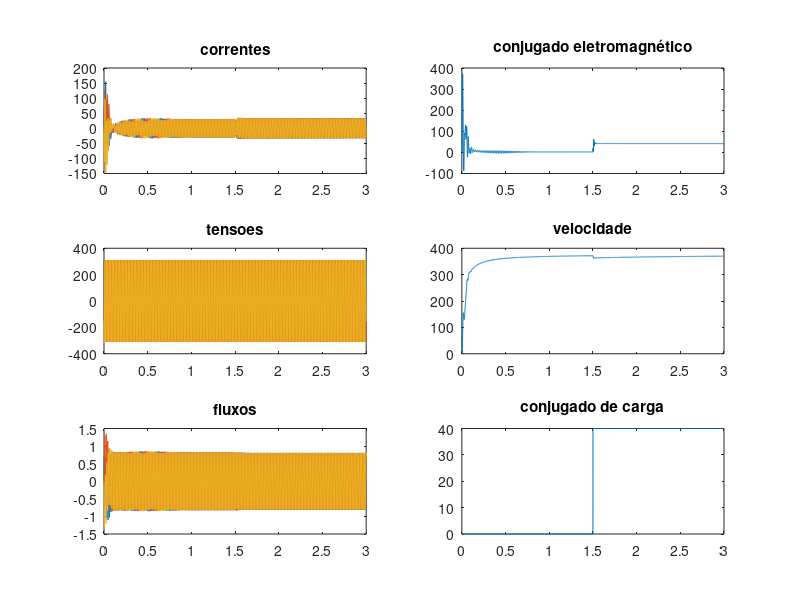

Here is the MATLAB script that generated this plot:
close all
clear all
clc

%% Funções úteis
% Representação de ângulos no intervalo [0, 2*pi):
angSat = @(ang) ang - floor(ang/(2*pi))*2*pi;

% Matriz de transformação P:
P = @(deltag) sqrt(2/3)*[
    (1/sqrt(2))*ones(3, 1),...
    [ cos(deltag);  cos(deltag-(2*pi/3));  cos(deltag+(2*pi/3))],...
    [-sin(deltag); -sin(deltag-(2*pi/3)); -sin(deltag+(2*pi/3))];
];

%% Constantes
%parametros da maquina 0
rs=0.39;
rr=1.41;  %1.41
ls=0.094;
lr=0.094;
msr=0.091;
lso=0.1*ls;
lro=0.1*lr;

Lssodq = [[lso, 0, 0];[0, ls, 0];[0, 0, ls]];
Lrrodq = [[lro, 0, 0];[0, lr, 0];[0, 0, lr]];
Lsrodq = [[0  , 0, 0];[0, msr,0];[0, 0,msr]];

% Matrizes coeficientes da solução para as correntes:
as = inv(eye(3)-((Lssodq\Lsrodq)/Lrrodq)*Lsrodq)/Lssodq;
bs = Lsrodq/Lrrodq;
ar = inv(eye(3)-((Lrrodq\Lsrodq)/Lssodq)*Lsrodq)/Lrrodq;
br = Lsrodq/Lssodq;

jm = 0.04;
kf = 0.01;
cte_tempo_mec=jm/kf;
p = 2;   %numero de pares de polos

%% Condicoes iniciais

cm=0;		%conjugado mecanico
wm=0;		%velocidade da maquina

ce = 0; ws= 2*pi*60; 
Vsm = 220*sqrt(2);  
Vs = Vsm; % Tensão de pico de uma fase do estator
Vf = 50; % Tensão do rotor (maq. ind. Vf = 0; mac. sinc. Vf = 50)
thetae = 0; thetar = 0; 

isodq = zeros(3, 1); fsodq = zeros(3, 1);
irodq = zeros(3, 1); frodq = zeros(3, 1);

%% Parametros da simulacao

h = 1.e-4;  % 1.e-4; 2.e-4; 5.e-4;
% h = input('entre com o periodo de discretizacao h  ')

tmax = 3;
% tmax = input('entre com o tempo de simulacao (tmax)  ')

t = 0:h:tmax;

% Número de amostras para exposição dos resultados:
N = 5000;
% N = input('entre com o número de amostras para os gráficos (N)  ')
hp = tmax / N; tp = 0; % <- tempo de amostragem de saída
jp = 1;

%% Simulação

% Vetores de saída:
tempo = zeros(N, 1);
corrente1=zeros(N, 1); corrente2=zeros(N, 1); corrente3=zeros(N, 1);
tensao1 = zeros(N, 1); tensao2 = zeros(N, 1); tensao3 = zeros(N, 1);
fluxo1  = zeros(N, 1); fluxo2  = zeros(N, 1); fluxo3  = zeros(N, 1);
conjugado=zeros(N, 1); velocidade=zeros(N,1); conjcarga=zeros(N, 1);

for j = 1:length(t)
	
	thetae = angSat(t(j)*ws);
    thetar = angSat(t(j)*wm);
	
    % Tensões estator:
    vs123 = [
        Vs*cos(thetae);
        Vs*cos(thetae-(2*pi/3));
        Vs*cos(thetae+(2*pi/3))
    ];
%     if(t(j) > tmax/2) % Abertura da fase 1 em t = tmax/2
%         vs123(1) = Vs*cos(thetae) - 100*is123(1);
%     end
    vsodq = (P(0)')*vs123;
    
    % Tensões rotor:
    vr123 = [Vf; -Vf/2; -Vf/2];
    vrodq = (P(-thetar)')*vr123;
	
    % Diferenciais:
    diff_fsodq = vsodq - rs*isodq;
    diff_frodq = vrodq - rr*irodq + wm*[[0,0,0];[0,0,-1];[0,1,0]]*frodq;

    % Fluxos:
    fsodq = fsodq + diff_fsodq*h;
    frodq = frodq + diff_frodq*h;

    % Correntes:
	isodq = as*(fsodq-bs*frodq); isd = isodq(2); isq = isodq(3);
    irodq = ar*(frodq-br*fsodq); ird = irodq(2); irq = irodq(3);

    % Conjugado eletromagnético:
	ce = p*msr*(isq*ird - isd*irq);

    
    if(t(j) > tmax/2) % Adição de conjugado mecânico em t = tmax/2
        cm = 40;
    end

	% Equacao de estado mecanica discreta
	derwm = - wm/cte_tempo_mec + p*(ce-cm)/jm;
	wm = wm + derwm*h;

    % Transformação inversa dos fluxos e correntes:
    is123 = (P(   0   ))*isodq;
    ir123 = (P(-thetar))*irodq;
    fs123 = (P(   0   ))*fsodq;
    fr123 = (P(-thetar))*frodq;

    % Armazenando dados para visualização:
	if t(j) > tp
        tempo(jp)       = t(j);
        corrente1(jp)   = is123(1);
        corrente2(jp)   = is123(2);
        corrente3(jp)   = is123(3);
        tensao1(jp)     = vs123(1);
        tensao2(jp)     = vs123(2);
        tensao3(jp)     = vs123(3);
        fluxo1(jp)      = fs123(1);
        fluxo2(jp)      = fs123(2);
        fluxo3(jp)      = fs123(3);
        conjugado(jp)   = ce;
        velocidade(jp)  = wm;
        conjcarga(jp)   = cm;

	    tp = tp + hp;
        jp = jp + 1;
	end
	%
end   %fim da simulação

%% Plotando os resultados

figure('Position',[50, 50, 850, 850]),
subplot(321);
plot(tempo,corrente1,tempo,corrente2,tempo,corrente3),zoom
title('correntes');
%pause

subplot(323);
plot(tempo,tensao1,tempo,tensao2,tempo,tensao3),zoom
title('tensoes');
%pause

subplot(325);
plot(tempo,fluxo1,tempo,fluxo2,tempo,fluxo3),zoom
title('fluxos');
%pause

subplot(322)
plot(tempo,conjugado),zoom,
title('conjugado eletromagnético');
%pause

subplot(324);
plot(tempo,velocidade),zoom,
title('velocidade');
%pause

subplot(326);
plot(tempo,conjcarga),zoom,
title('conjugado de carga');
%pause

